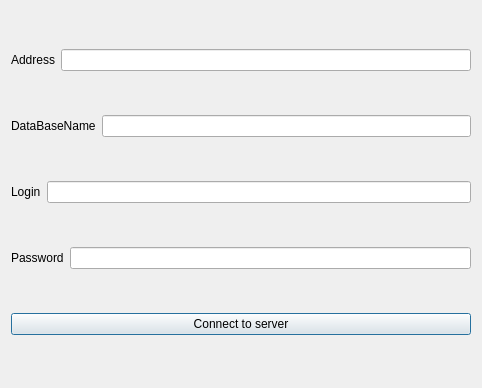
<?xml version="1.0" encoding="UTF-8"?>
<ui version="4.0">
 <class>AuthorizationDialog</class>
 <widget class="QDialog" name="AuthorizationDialog">
  <property name="geometry">
   <rect>
    <x>0</x>
    <y>0</y>
    <width>482</width>
    <height>388</height>
   </rect>
  </property>
  <property name="windowTitle">
   <string>Dialog</string>
  </property>
  <layout class="QVBoxLayout" name="verticalLayout">
   <item>
    <layout class="QHBoxLayout" name="horizontalLayout_4">
     <item>
      <widget class="QLabel" name="label">
       <property name="text">
        <string>Address</string>
       </property>
      </widget>
     </item>
     <item>
      <widget class="QLineEdit" name="serverAddressLineEdit"/>
     </item>
    </layout>
   </item>
   <item>
    <layout class="QHBoxLayout" name="horizontalLayout_3">
     <item>
      <widget class="QLabel" name="label_2">
       <property name="text">
        <string>DataBaseName</string>
       </property>
      </widget>
     </item>
     <item>
      <widget class="QLineEdit" name="dataBaseLineEdit"/>
     </item>
    </layout>
   </item>
   <item>
    <layout class="QHBoxLayout" name="horizontalLayout_2">
     <item>
      <widget class="QLabel" name="label_3">
       <property name="text">
        <string>Login</string>
       </property>
      </widget>
     </item>
     <item>
      <widget class="QLineEdit" name="loginLineEdit"/>
     </item>
    </layout>
   </item>
   <item>
    <layout class="QHBoxLayout" name="horizontalLayout">
     <item>
      <widget class="QLabel" name="label_4">
       <property name="text">
        <string>Password</string>
       </property>
      </widget>
     </item>
     <item>
      <widget class="QLineEdit" name="passwordLineEdit"/>
     </item>
    </layout>
   </item>
   <item>
    <widget class="QPushButton" name="connectPushButton">
     <property name="text">
      <string>Connect to server</string>
     </property>
    </widget>
   </item>
  </layout>
 </widget>
 <resources/>
 <connections/>
</ui>
